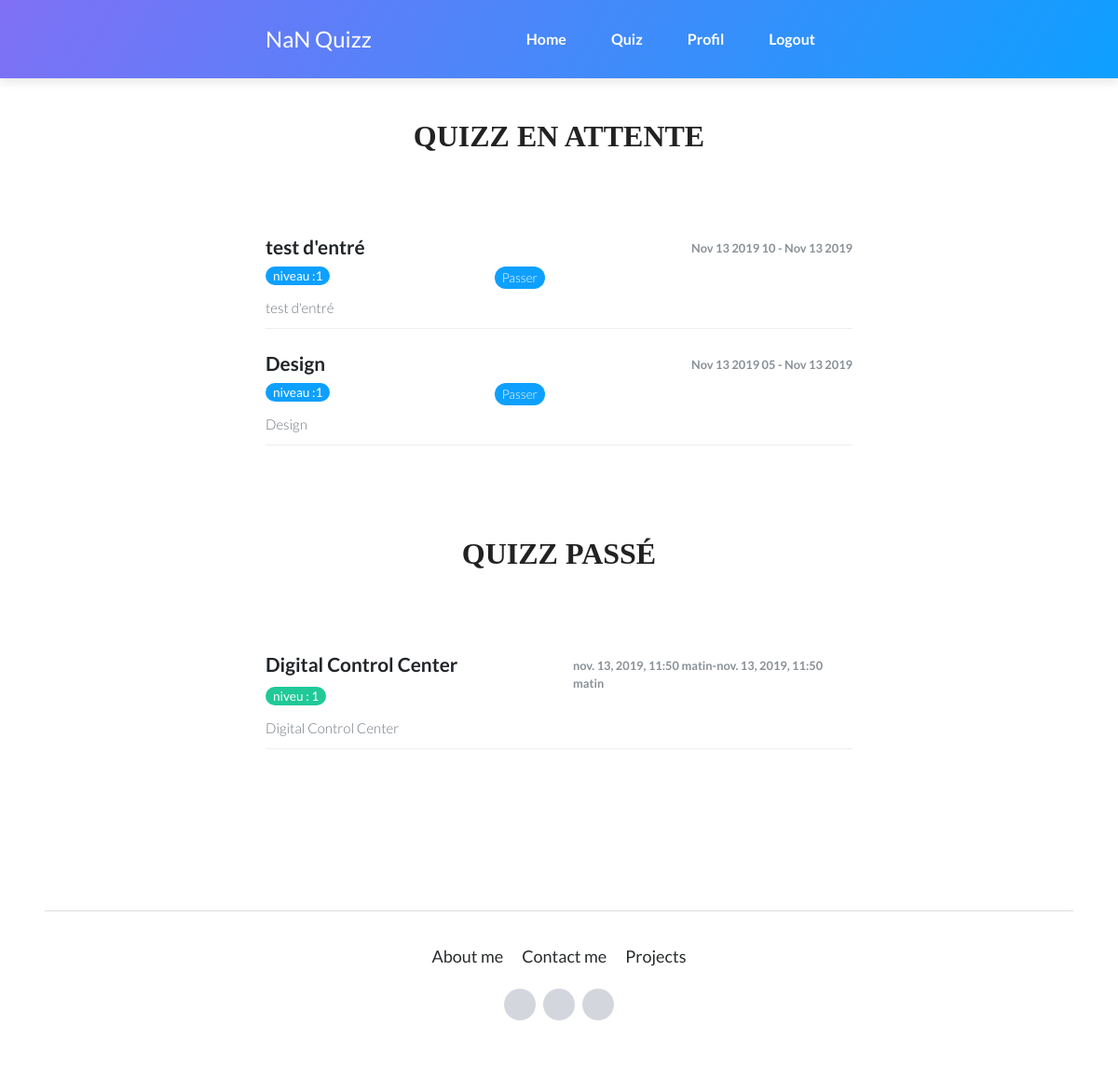
The page / (signed in) on the database as committed earlier.
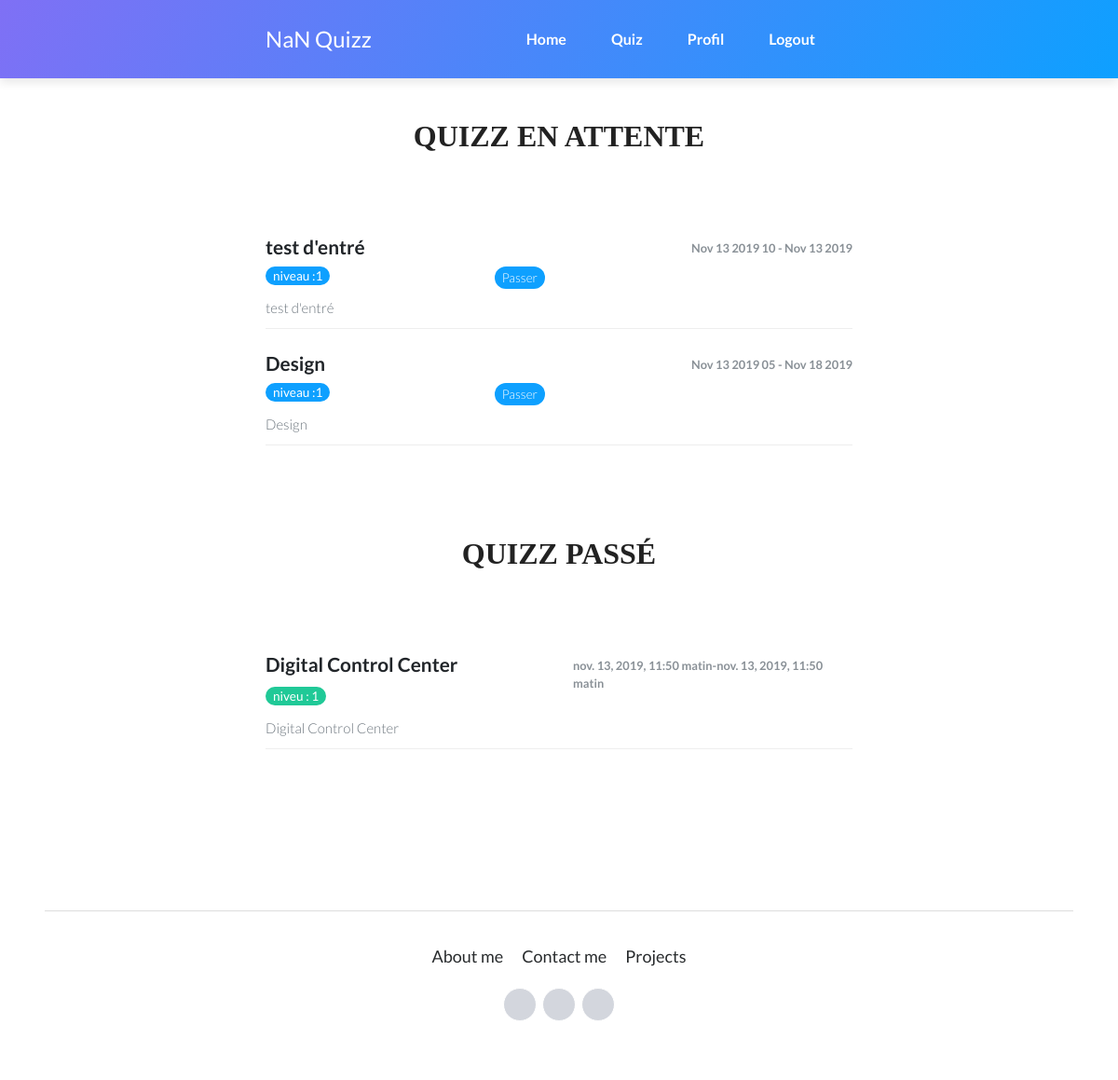
The same page on the database as committed later.
### quizzapp/models.py (models this page shows, shortened)
class Timemodels(models.Model):
    statut = models.BooleanField(default=True)
    date_add =  models.DateTimeField(auto_now_add=True)
    date_update =  models.DateTimeField(auto_now=True)
    class Meta:
        abstract = True

class Quizz(Timemodels):
    specialisation = models.ForeignKey('Specialisation', related_name='quizzs', on_delete=models.CASCADE)
    titre = models.CharField(max_length=50)
    niveau = models.PositiveIntegerField()
    pourcentage = models.PositiveIntegerField(validators=[MinValueValidator(0), MaxValueValidator(100)], verbose_name="pourcentage pour valider")
    date_debut = models.DateTimeField()
    date_fin = models.DateTimeField()
    duree = models.TimeField()
    class Meta:
        verbose_name = 'Quizz'
        verbose_name_plural = 'Quizzs'
    def __str__(self):
        return "{}: {}".format(self.specialisation, self.titre)

### quizzapp/views.py (the view)
# urls.py: 2. Add a URL to urlpatterns:  path('', views.home, name='home')
@login_required(login_url='connexionuser')
def home(request):
    now = datetime.now()
    now = pytz.utc.localize(now)
    q = models.Quizz.objects.filter(statut=True).filter(specialisation = request.user.profile.specialisation)
    qt = models.Quizz.objects.filter(statut=False).filter(specialisation__nom = request.user.profile.specialisation)
    b = q.count()
    print(b,'2222222')
    print(q,'++++++++++++++++++++++++11111111')
    print(qt.count())
    data={
        'q': q,
        'qt': qt,
        'b':b,
    }
    return render(request, 'pages/index.html',data)

### quizzapp/models.py (called while the page is built)
    def __str__(self):
        return self.nom

### templates/pages/index.html
{% extends 'bases/base.html' %}
{% block content %}
    <main class="page cv-page" style="margin-top: 50px">
        <section class="portfolio-block cv">
            {% if b == 0 %}
            <div class="container">
                <div class="work-experience group">
                    <div class="heading">
                        <h2 class="text-center">Vous n'avez pas de quiz disponible</h2>
                    </div>
                </div>
            </div>
            {% else %}
            <div class="container">
                <div class="work-experience group">
                    <div class="heading">
                        <h2 class="text-center">Quizz en attente</h2>
                    </div>
                    {% for qatt in q %}
                    <div class="item">
                        <div class="row">
                            <div class="col-md-6">
                                <h3>{{ qatt.titre }}</h3>
                                <h4 class="organization" style="float: left">niveau :{{ qatt.niveau }} </h4>
                                <a href="#" class="organization" style="float:right">Passer </a>
                            </div>
                            <div class="col-md-6"><span class="period">{{ qatt.date_debut|date:"M d Y h" }} - {{ qatt.date_fin|date:"M d Y" }}</span></div>
                        </div>
                        <p class="text-muted">{{ qatt.titre }}<br></p>
                    </div>
                    {% endfor %}
                 </div>
                {% if qt %}
                <div class="education group">
                    <div class="heading">
                        <h2 class="text-center">Quizz passé</h2>
                    </div>
                    {% for qpass in qt %}
                    <div class="item">
                        <div class="row">
                            <div class="col-md-6">
                                <h3>{{ qpass.titre }}</h3>
                                <h4 class="organization">niveu : {{ qpass.niveau }}</h4>
                            </div>
                            <div class="col-6"><span class="period">{{ qpass.date_debut  }}-{{ qpass.date_fin }}</span></div>
                        </div>
                        <p class="text-muted">{{ qpass.titre }}</p>
                    </div>
                    {% endfor %}
                </div>
                {% endif %}
            </div>
            {% endif %}
        </section>
    </main>
{% endblock content %}

Rows that differ between the two databases and show on the page:
changed Quizz "Design": date_fin "Nov 13 2019" → "Nov 18 2019"
